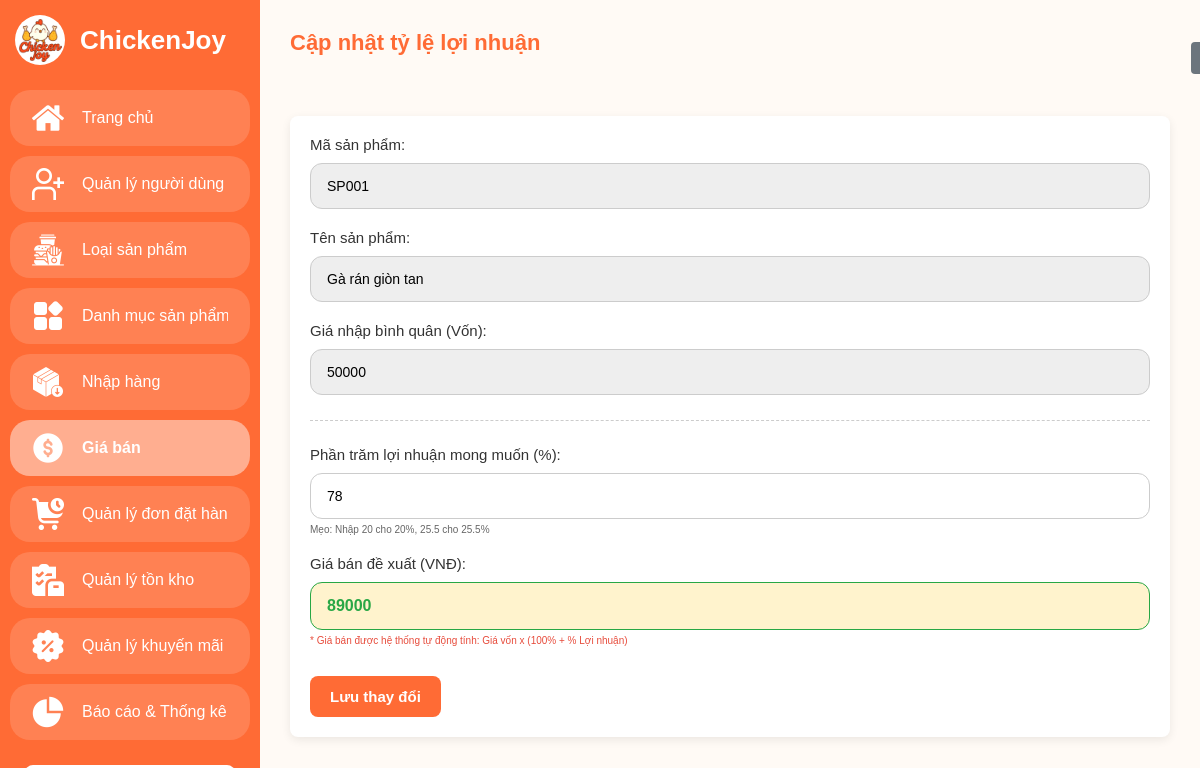
Page /admin/price-edit.php?id=1 (signed in) on the committed database.
### tables this page shows
CREATE TABLE `products` (
  `id` int(11) NOT NULL AUTO_INCREMENT,
  `product_code` varchar(20) UNIQUE DEFAULT NULL,  
  `category_id` int(11) DEFAULT 1,                 
  `product_name` varchar(255) NOT NULL,            
  `description` text DEFAULT NULL,                 
  `unit` varchar(50) NOT NULL DEFAULT 'Phần',      
  `import_price` decimal(15, 2) DEFAULT 0.00,      
  `profit_rate` decimal(5, 2) DEFAULT 0.20,        
  `price` decimal(15, 2) NOT NULL,                 
  `stock` int(11) DEFAULT 0,                       
  `calories` int(11) DEFAULT 0,                    
  `protein` int(11) DEFAULT 0,                     
  `carbs` int(11) DEFAULT 0,                       
  `fat` int(11) DEFAULT 0,                         
  `image` varchar(255) DEFAULT 'default.jpg',      
  `is_new` tinyint(1) DEFAULT 0,                   
  `status` ENUM('active', 'hidden') DEFAULT 'active',
  `created_at` timestamp NOT NULL DEFAULT current_timestamp(),
  PRIMARY KEY (`id`),
  FOREIGN KEY (`category_id`) REFERENCES `categories`(`id`) ON DELETE RESTRICT
);

### admin/price-edit.php (the view, shortened to what this page needs)
<?php
require_once '../config/database.php';
if (isset($_GET['id'])) {
    $id = (int)$_GET['id'];
    $sql_get = "SELECT * FROM products WHERE id = $id";
    $result = $conn->query($sql_get);
    if ($result->num_rows > 0) {
        $product = $result->fetch_assoc();
    } else {
        header("Location: price.php");
        exit();
    }
} else {
    header("Location: price.php");
    exit();
}
?>
<!DOCTYPE html>
<html lang="vi">
<head>
  <link rel="stylesheet" href="../assets/css/admin.css" />
</head>
<body class="admin-body">
  <?php include 'layout/sidebar.php'; ?>
  <main class="main-content">
    <header class="main-header">
      <h1>Cập nhật tỷ lệ lợi nhuận</h1>
      <a href="price.php" class="btn-gray">&larr; Quay lại</a>
    </header>
    <section class="form-section">
      <form action="" method="POST" class="data-form">
        <div class="form-group">
          <label for="prod-code">Mã sản phẩm:</label>
          <input type="text" id="prod-code" class="form-input" value="<?php echo $product['product_code']; ?>" readonly style="background: #eee; cursor: not-allowed;">
        </div>
        <div class="form-group">
          <label for="prod-name">Tên sản phẩm:</label>
          <input type="text" id="prod-name" class="form-input" value="<?php echo htmlspecialchars($product['product_name']); ?>" readonly style="background: #eee; cursor: not-allowed;">
        </div>
        <div class="form-group">
          <label for="prod-cost">Giá nhập bình quân (Vốn):</label>
          <input type="number" id="prod-cost" class="form-input" name="import_price" value="<?php echo (float)$product['import_price']; ?>" readonly style="background: #eee; cursor: not-allowed;">
        </div>
        <hr style="border: 0; border-top: 1px dashed #ccc; margin: 25px 0;">
        <div class="form-group">
          <label for="prod-profit">Phần trăm lợi nhuận mong muốn (%):</label>
          <input type="number" id="prod-profit" class="form-input" name="profit_rate" step="0.01" value="<?php echo (float)$product['profit_rate'] * 100; ?>" required autofocus>
          <small style="color: #666; display: block; margin-top: 5px;">Mẹo: Nhập 20 cho 20%, 25.5 cho 25.5%</small>
        </div>
        <div class="form-group">
          <label for="prod-price">Giá bán đề xuất (VNĐ):</label>
          <input type="number" id="prod-price" class="form-input" name="price" value="<?php echo (int)$product['price']; ?>" readonly style="background: #fff3cd; font-weight: bold; color: #28a745; font-size: 16px; border: 1px solid #28a745;">
          <small style="color: #e74c3c; display: block; margin-top: 5px;">* Giá bán được hệ thống tự động tính: Giá vốn x (100% + % Lợi nhuận)</small>
        </div>
        <div class="form-actions">
          <button type="submit" class="btn-primary">Lưu thay đổi</button>
        </div>
      </form>
    </section>
  </main>
</body>
</html>

### assets/css/admin.css (style rules this page uses)
:root { --main-color: #ff6b35; }
* { box-sizing: border-box; margin: 0; padding: 0; font-family: "Poppins", sans-serif; }
body.admin-body { display: flex; align-items: stretch; min-height: 100vh; background: #fffaf5;; color: #333; font-size: 13px; }
.main-content { flex: 1; margin-left: 120px; padding: 30px; transition: margin-left 0.3s ease; overflow-y: auto; overflow-x: auto; min-height: 100vh; background: #fffaf5; }
.main-header { display: flex; justify-content: space-between; align-items: center; margin-bottom: 30px; min-width: 1000px; }
.main-header h1 { font-size: 22px; color: var(--main-color); white-space: nowrap; }
.form-section { background: #fff; padding: 20px; border-radius: 8px; margin-top: 25px; box-shadow: 0 3px 10px rgba(0,0,0,0.08); }
.form-group { margin-bottom: 20px; }
.form-group label { display: block; font-weight: 500; margin-bottom: 10px; color: #333; font-size: 15px; }
.form-group input, .form-group select, .form-group textarea { width: 100%; padding: 14px 16px; border-radius: 12px; border: 1px solid #ccc; outline: none; transition: border 0.2s; font-size: 14px; }
.form-actions { display: flex; gap: 10px; margin-top: 30px; }
.form-actions .btn-primary, .form-actions .btn-cancel { width: auto; min-width: 120px; padding: 12px 20px; text-decoration: none; display: inline-flex; justify-content: center; align-items: center; }
.form-actions .btn-primary { font-size: 15px; font-weight: 600; }
.btn-primary, a.btn-primary { background: var(--main-color); color: #fff; padding: 10px 16px; border: none; border-radius: 8px; cursor: pointer; font-weight: 500; transition: background 0.2s; text-decoration: none; font-size: 14px; display: inline-flex; align-items: center; justify-content: center; white-space: nowrap; }
.btn-gray { display: inline-block; padding: 8px 15px; border-radius: 4px; text-decoration: none; background: #6c757d; color: white; border: none; font-family: inherit; font-size: 14px; cursor: pointer; transition: background 0.3s; }
@media (max-width: 1200px) { body.admin-body, .data-table { font-size: 12px; } }
input[type=number] { -moz-appearance: textfield; }
h1 { color: #ff6f3c; text-align: center; margin-bottom: 30px; }

### rows in the picture
products: product_code "SP001", product_name "Gà rán giòn tan", import_price "50000", profit_rate "78", price "89000"
